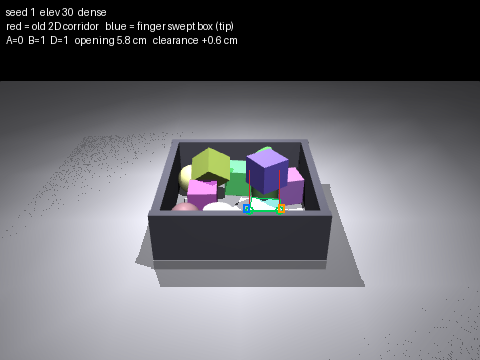

Generate this figure with Python:
# -*- coding: utf-8 -*-
"""
criterion3d_case.py —— 挑一个"旧判据判挡、真实几何判能抓"的场景，把两种判据画在同一张图上
========================================================================================
这张图是给"你这判据到底错在哪"这类追问准备的：一眼能看出旧判据往上找的那条线
在图像里是竖的、在世界里是斜的，而夹爪真正要占的那两块空间在哪儿。

跑法：
  ./.venv/Scripts/python.exe criterion3d_case.py            # 自动找第一个翻转场景
  ./.venv/Scripts/python.exe criterion3d_case.py 30 12 dense  # 指定 俯角 种子 场景密度
"""

import os
import sys

import numpy as np
import mujoco
from PIL import Image, ImageDraw

from bin_picking_demo import (make_xml, object_geom_ids, grasp_for_object, nms, W, H)
from gripper_model import GRIPPER, finger_boxes
from criterion3d import (xml_with_fingers, camera_pose, cloud_from_depth, pixel_to_world,
                         world_to_pixel, admissible, old_criterion_2d, new_criterion_cloud,
                         new_criterion_exact, exact_min_clearance, N_STEPS)

OUT_DIR = os.path.dirname(os.path.abspath(__file__))


def find_flip(elev=30, density="dense", seeds=range(30)):
    for seed in seeds:
        rec = evaluate(seed, elev, density)
        if rec and rec["A"] == 0 and rec["D"] == 1:
            return rec
    return None


def evaluate(seed, elev, density):
    model = mujoco.MjModel.from_xml_string(xml_with_fingers(seed, elev, density))
    data = mujoco.MjData(model)
    for _ in range(N_STEPS):
        mujoco.mj_step(model, data)

    r = mujoco.Renderer(model, height=H, width=W)
    r.update_scene(data, camera="cam")
    rgb = np.asarray(r.render()).copy()
    r.enable_depth_rendering()
    r.update_scene(data, camera="cam")
    depth = np.asarray(r.render()).copy()
    r.enable_segmentation_rendering()
    r.update_scene(data, camera="cam")
    seg = np.asarray(r.render()).copy()[:, :, 0]
    r.close()

    valid = (depth > 0.05) & (depth < 2.0)
    gids = object_geom_ids(model)
    R, t = camera_pose(data)

    grasps = []
    for i, gid in gids.items():
        mask = (seg == gid) & valid
        if mask.sum() < 60:
            continue
        g = grasp_for_object(mask, depth, seg=seg, gid=gid)
        if g:
            grasps.append(g)
    top = nms(grasps)
    if not top:
        return None
    _, cu, cv, deg, width_m, wpx, z0, p1, p2 = top[0]
    ok_adm, target_gid, why = admissible(seg, gids, p1, p2)
    if not ok_adm:
        return None

    c1 = pixel_to_world(p1[0], p1[1], float(depth[p1[1], p1[0]]), R, t)
    c2 = pixel_to_world(p2[0], p2[1], float(depth[p2[1], p2[0]]), R, t)
    boxes = finger_boxes(c1, c2, GRIPPER)
    pts, labels = cloud_from_depth(depth, seg, R, t, valid)
    return dict(seed=seed, elev=elev, density=density, rgb=rgb, seg=seg, depth=depth,
                R=R, t=t, p1=p1, p2=p2, c1=c1, c2=c2, boxes=boxes, target_gid=target_gid,
                A=int(old_criterion_2d(seg, gids, target_gid, p1, p2)),
                B=int(new_criterion_cloud(pts, labels, boxes, target_gid, GRIPPER["tol"])),
                D=int(new_criterion_exact(model, data, boxes, target_gid, GRIPPER["tol"])),
                clearance=exact_min_clearance(model, data, boxes, target_gid),
                width_cm=width_m * 100, opening_cm=float(np.linalg.norm(c2 - c1)) * 100)


def box_outline(box, R, t):
    """盒子的 8 个角投到像素，返回轮廓点（按投影后的凸包顺序画不出来就按角顺序画）。"""
    _, center, axes, half = box
    pts = []
    for sx in (-1, 1):
        for sy in (-1, 1):
            for sz in (-1, 1):
                P = center + axes @ np.array([sx * half[0], sy * half[1], sz * half[2]])
                u, v, z = world_to_pixel(P, R, t)
                pts.append((u, v, z))
    return pts


def draw(rec, path):
    img = Image.fromarray(rec["rgb"])
    dr = ImageDraw.Draw(img)
    R, t = rec["R"], rec["t"]
    p1, p2 = rec["p1"], rec["p2"]

    # 目标物体描边
    m = (rec["seg"] == rec["target_gid"])
    edge = m & ~(np.roll(m, 1, 0) & np.roll(m, -1, 0) & np.roll(m, 1, 1) & np.roll(m, -1, 1))
    for y, x in zip(*np.nonzero(edge)):
        dr.point((x, y), fill=(0, 210, 90))

    # 抓取：两接触点 + 连线
    dr.line([p1[0], p1[1], p2[0], p2[1]], fill=(0, 210, 90), width=2)
    for p in (p1, p2):
        dr.ellipse([p[0] - 4, p[1] - 4, p[0] + 4, p[1] + 4], outline=(0, 210, 90), width=2)

    # 旧判据：图像里往上 40 px 的通道
    for p in (p1, p2):
        dr.line([p[0], p[1], p[0], max(0, p[1] - 40)], fill=(210, 40, 40), width=1)
        dr.point((p[0], max(0, p[1] - 40)), fill=(210, 40, 40))

    # 新判据：两个手指的扫过空间（投影轮廓）
    cols = [(0, 120, 255), (255, 150, 0)]
    for k, box in enumerate(rec["boxes"]):
        if box[0] == "body":
            continue                                  # 只画指体，图干净一点
        corners = box_outline(box, R, t)
        # 用 8 个角在图像里的最小外接框近似（盒子在图上基本是条带）
        us = [c[0] for c in corners]
        vs = [c[1] for c in corners]
        dr.rectangle([min(us), min(vs), max(us), max(vs)], outline=cols[k // 2 % 2], width=2)

    dr.text((6, 6), "seed %d  elev %d  %s" % (rec["seed"], rec["elev"], rec["density"]),
            fill=(255, 255, 255))
    dr.text((6, 20), "red = old 2D corridor   blue = finger swept box (tip)",
            fill=(255, 255, 255))
    dr.text((6, 34), "A=%d  B=%d  D=%d   opening %.1f cm   clearance %+.1f cm" %
            (rec["A"], rec["B"], rec["D"], rec["opening_cm"], rec["clearance"] * 100),
            fill=(255, 255, 255))
    img.save(path)
    return path


if __name__ == "__main__":
    if len(sys.argv) >= 4:
        rec = evaluate(int(sys.argv[2]), int(sys.argv[1]), sys.argv[3])
    else:
        rec = find_flip()
    if rec is None:
        print("没有找到符合条件的场景")
        sys.exit(1)
    out = os.path.join(OUT_DIR, "criterion3d_case.png")
    draw(rec, out)
    print("seed=%d elev=%d %s  宽 %.2f cm  张开 %.2f cm  A=%d B=%d D=%d  最小间隙 %+.1f cm -> %s"
          % (rec["seed"], rec["elev"], rec["density"], rec["width_cm"], rec["opening_cm"],
             rec["A"], rec["B"], rec["D"], rec["clearance"] * 100, out))
